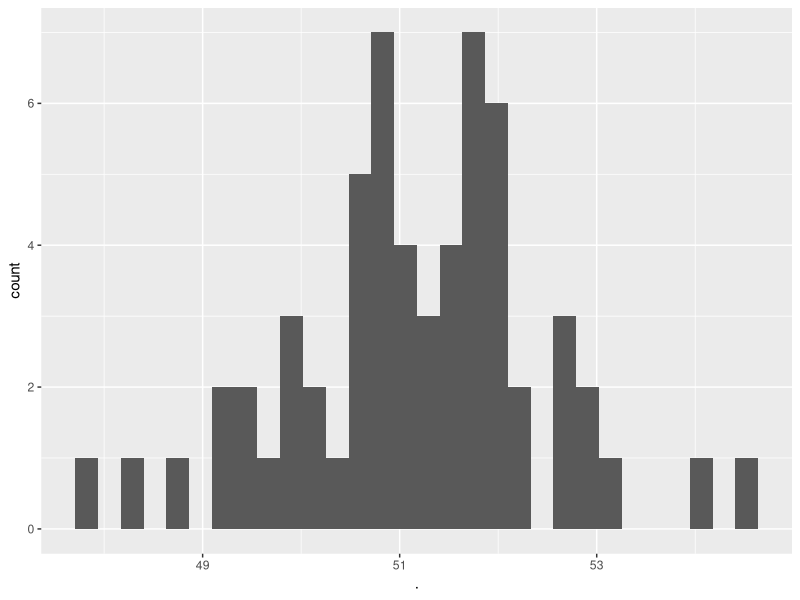

This figure's R source:
library(tidyverse)

airtemp <- c (49.9, 52.3, 49.4, 51.1, 49.4, 47.9, 49.8, 50.9, 49.3, 51.9, 50.8, 49.6, 49.3, 50.6,48.4, 50.7, 50.9, 50.6, 51.5, 52.8, 51.8, 51.1, 49.8, 50.2, 50.4, 51.6,
51.8, 50.9, 48.8, 51.7, 51.0, 50.6, 51.7, 51.5, 52.1, 51.3, 51.0, 54.0, 51.4, 52.7,53.1, 54.6,52.0, 52.0, 50.9, 52.6, 50.2, 52.6, 51.6, 51.9, 50.5, 50.9, 51.7, 51.4,
51.7, 50.8, 51.9, 51.8, 51.9, 53.0) %>% 
  data.frame()

ggplot(data= airtemp, aes(x=.))+
  geom_histogram(bins=30)

#MEAN
Week8mean<- mean(airtemp$.)

#VARIANCE
Week8variance <- (1/length(airtemp$.))*sum((airtemp$.-mean(airtemp$.))^2)

#sd
sqrt(Week8variance)

#OPTIMISATION

# stupidexample <- function(x,y, n){
#   -(n/2)*log(2*pi)-n*log(x)-(sum((y-x)^2)/(2*x^2))
# }

ltemp <- function(x,y,n){
  -((n/2)*log(2*pi))-(n*log(x[2]))-(sum((y-x[1])^2)/(2*((x[2])^2)))
}

optim(par=c(51.16,1.255017), 
      fn=ltemp, 
      method = "BFGS", 
      control=list(fnscale=-1), 
      n=60,
      y=airtemp$.
      )

#######################################################################

# x <- c(37,35,31,36,25,43,41,33,25,37,27,30,32,35,38)
# y <- c(4,4,3,3,3,5,3,4,5,4,4,3,4,4,3)
# 
# mean(x)
# mean(y)

#FROM TASK 2 in WEEK 8

#FIRST DERIVATIVE x/theta - ((n-x)/(1-theta))
(15/.3)-(35/(1-.30))

(26/.52)-(24/(1-.52))

#FIRST DERIVATIVE: SECOND METHOD?? 
#Binomial (1/theta)*sum(x) - (1/(1-theta))*(n-sum(x))
(1/.3)*15-((1/(1-.3))*(50-15))

##WHY IS THIS BEING FUCKY?
((1/.52)*26)-((1/(1-.52))*(50-26))

test1 <- ((1/.52)*26)

test2 <- ((1/(1-.52))*(50-26))


###SECOND DERIVATIVE (second method)
#Number 1
-(15/.3^2) - ((50-15)/(1-.3)^2)
#OR
-(1/.3^2)*15 - (1/(1-.3)^2)*(50-15)

#Number 2
-(26/.52^2) - ((50-26)/(1-.52)^2)



########################################################
n=20
a=15

20/(15+1)^2

1/(20/(15+1)^2)

(15+1)^2/20
